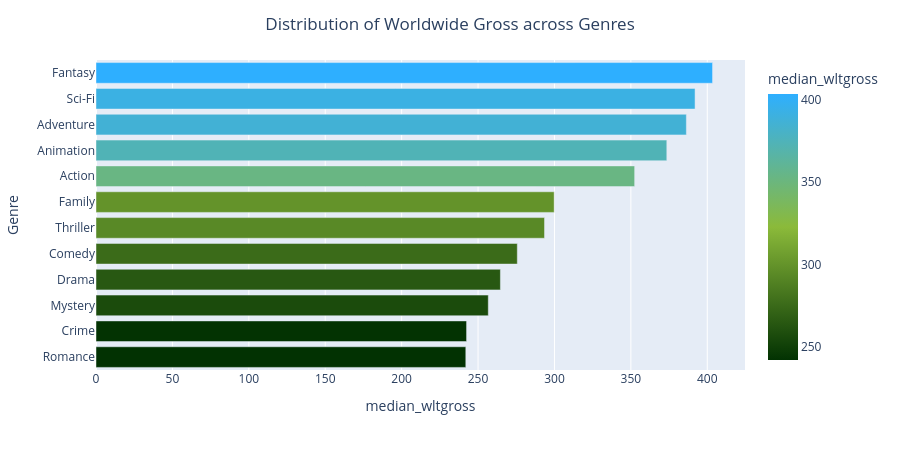

This figure's notebook cell:
### Markdown cell above
Key Takeaway:

Drama, Animation, and Crime score the highest critically, while commercially dominant genres like Sci-Fi and Fantasy score closer to average — highlighting a critical vs. commercial divide.

### Code cell
genre_vs_gross = px.bar(genre_agg, x= 'median_wltgross', y='Genre',
                          orientation='h', 
                          color='median_wltgross',
                          color_continuous_scale=[[0, "#023202"], [0.5, "#8BBA3A"], [1, "#2eafff"]],
                          width=900, height=450)

genre_vs_gross.update_layout(
                            yaxis={'categoryorder':'total ascending'},
                            title = {
                                'text' : 'Distribution of Worldwide Gross across Genres',
                                'x':0.5,
                                'xanchor':'center'
                            }
)
genre_vs_gross

### Figure 1 — Plotly figure (JSON) as saved in the notebook; plotly's stock layout.template omitted (floating-point values rounded to 4 significant figures)
{"data": [{"hovertemplate": "median_wltgross=%{marker.color}<br>Genre=%{y}<extra></extra>", "legendgroup": "", "marker": {"color": [386.3, 352.5, 275.7, 264.6, 373.5, 392.0, 293.5, 403.4, 242.5, 242.0, 299.8, 256.7], "coloraxis": "coloraxis", "pattern": {"shape": ""}}, "name": "", "orientation": "h", "showlegend": false, "textposition": "auto", "type": "bar", "x": [386.3, 352.5, 275.7, 264.6, 373.5, 392.0, 293.5, 403.4, 242.5, 242.0, 299.8, 256.7], "xaxis": "x", "y": ["Adventure", "Action", "Comedy", "Drama", "Animation", "Sci-Fi", "Thriller", "Fantasy", "Crime", "Romance", "Family", "Mystery"], "yaxis": "y"}], "layout": {"barmode": "relative", "coloraxis": {"colorbar": {"title": {"text": "median_wltgross"}}, "colorscale": [[0, "#023202"], [0.5, "#8BBA3A"], [1, "#2eafff"]]}, "height": 450, "legend": {"tracegroupgap": 0}, "margin": {"t": 60}, "title": {"text": "Distribution of Worldwide Gross across Genres", "x": 0.5, "xanchor": "center"}, "width": 900, "xaxis": {"anchor": "y", "domain": [0, 1], "title": {"text": "median_wltgross"}}, "yaxis": {"anchor": "x", "categoryorder": "total ascending", "domain": [0, 1], "title": {"text": "Genre"}}}}
